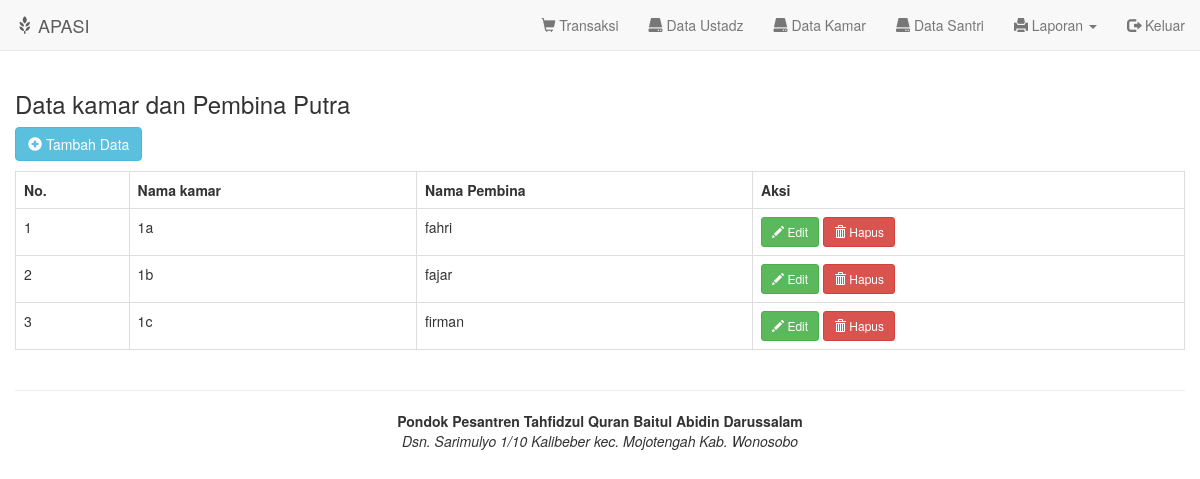
The page /tampil_kamar.php (signed in) on the database as committed earlier.
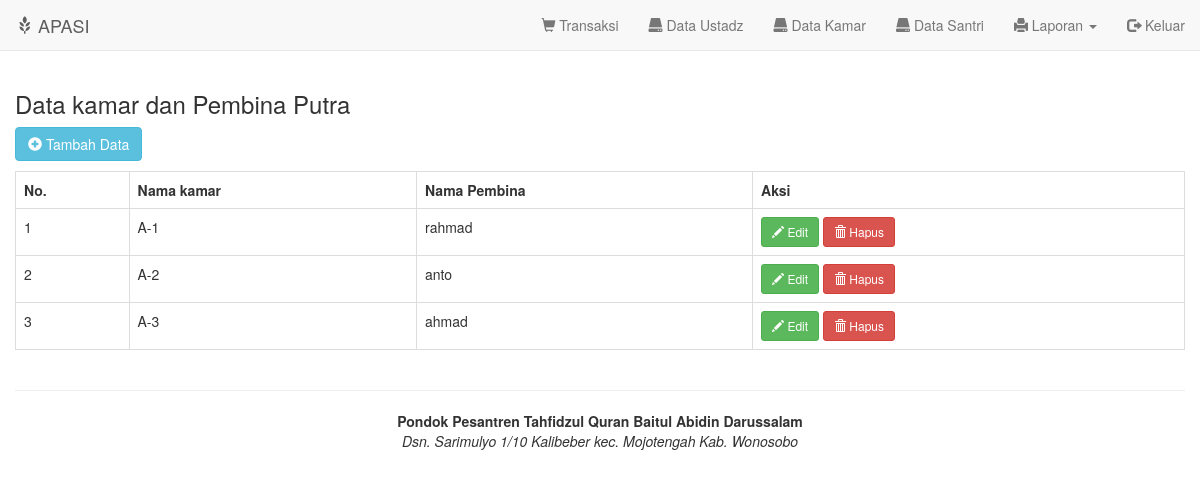
The same page on the database as committed later.
### tables this page shows
CREATE TABLE `kamar` (
  `kamar` varchar(20) NOT NULL,
  `idustadz` int(5) DEFAULT NULL,
  `kategori` enum('L','P') NOT NULL
);

CREATE TABLE `ustadz` (
  `idustadz` int(5) NOT NULL,
  `namaustadz` varchar(50) DEFAULT NULL,
  `bidang` varchar(20) DEFAULT NULL,
  `jk` enum('L','P') NOT NULL
);

### tampil_kamar.php (the view)
<?php include "header.php"; ?>
<h3>Data kamar dan Pembina <?=$gen?></h3>
<a href="tambah_kamar.php" class="btn btn-info"><i class="glyphicon glyphicon-plus-sign"></i> Tambah Data</a><p></p>
<table class="table table-responsive table-bordered">
	<tr>
		<th>No.</th>
		<th>Nama kamar</th>
		<th>Nama Pembina</th>
		<th>Aksi</th>
	</tr>
	<?php
	$sql = mysqli_query($konek, "SELECT kamar.kamar,ustadz.namaustadz,ustadz.jk
								FROM kamar,ustadz WHERE kamar.idustadz=ustadz.idustadz AND ustadz.jk='$jk'
								ORDER BY kamar.kamar ASC");
	$no=1;
	while($d=mysqli_fetch_array($sql)){
		echo "<tr>
			<td>$no</td>
			<td>$d[kamar]</td>
			<td>$d[namaustadz]</td>
			<td>
				<a href='edit_kamar.php?kls=$d[kamar]' class='btn btn-success btn-sm'><i class='glyphicon glyphicon-pencil'></i> Edit</a>
				<a href='hapus_kamar.php?kls=$d[kamar]'class='btn btn-danger btn-sm'><i class='glyphicon glyphicon-trash'></i> Hapus</a>
			</td>
		</tr>";
		$no++;
	}
	?>
</table>
<?php include "footer.php"; ?>

### header.php (shortened to what this page needs)
<?php
$jk =$_SESSION['jk'];
if ($jk == 'L') {
	$gen = "Putra";
} else {
	$gen = "Putri";
}
?>
<!DOCTYPE html>
<html>
<head>
	<link rel="stylesheet" type="text/css" href="bootstrap/css/bootstrap.min.css">
	<link rel="stylesheet" type="text/css" href="bootstrap/css/dataTables.bootstrap.min.css">
	<link rel="stylesheet" type="text/css" href="bootstrap/css/buttons.bootstrap.min.css">
	<link rel="stylesheet" type="text/css" href="bootstrap/css/style.css">
</head>
<body>
	<nav class="navbar navbar-default navbar-static-top">
		<div class="container-fluid">
			<div class="navbar-header">
			<a href="index.php" class="navbar-brand"><i class="glyphicon glyphicon-grain"></i> APASI</a>
			</div>
			<div id="navbar" class="navbar-collapse collapse">
          		<ul class="nav navbar-nav navbar-right">
					<li>
						<a href="transaksi.php"><i class="glyphicon glyphicon-shopping-cart"></i> Transaksi</a>
					</li>
					<li>
						<a href="tampil_ustadz.php">
						<span class="glyphicon glyphicon-hdd" aria-hidden="true"></span>
						Data Ustadz</a>
					</li>
					<li>
						<a href="tampil_kamar.php">
						<span class="glyphicon glyphicon-hdd" aria-hidden="true"></span>
						Data Kamar</a>
					</li>
					<li>
						<a href="tampil_santri.php">
						<span class="glyphicon glyphicon-hdd" aria-hidden="true"></span>
						Data Santri</a>
					</li>
					<li class="dropdown">
						<a href="#" class="dropdown-toggle" data-toggle="dropdown">
						<span class="glyphicon glyphicon-print" aria-hidden="true"></span>
						Laporan <b class="caret"></b></a>
					</li>
					<li>
						<a href="config/logout.php"><i class="glyphicon glyphicon-log-out"></i> Keluar</a>
					</li>
				</ul>
			</div>
			</div>
	</nav>
	<div class="container-fluid">

### footer.php (shortened to what this page needs)
<hr/>
<footer class="row text-center">
	<b>Pondok Pesantren Tahfidzul Quran Baitul Abidin Darussalam</b>
	<br/>
	<i>Dsn. Sarimulyo 1/10 Kalibeber kec. Mojotengah Kab. Wonosobo</i>
</footer>
</body>
</html>

Rows that differ between the two databases and show on the page:
removed kamar: kamar "1a", idustadz.namaustadz "fahri"
removed kamar: kamar "1b", idustadz.namaustadz "fajar"
removed kamar: kamar "1c", idustadz.namaustadz "firman"
added kamar: kamar "A-1", idustadz.namaustadz "rahmad"
added kamar: kamar "A-2", idustadz.namaustadz "anto"
added kamar: kamar "A-3", idustadz.namaustadz "ahmad"
